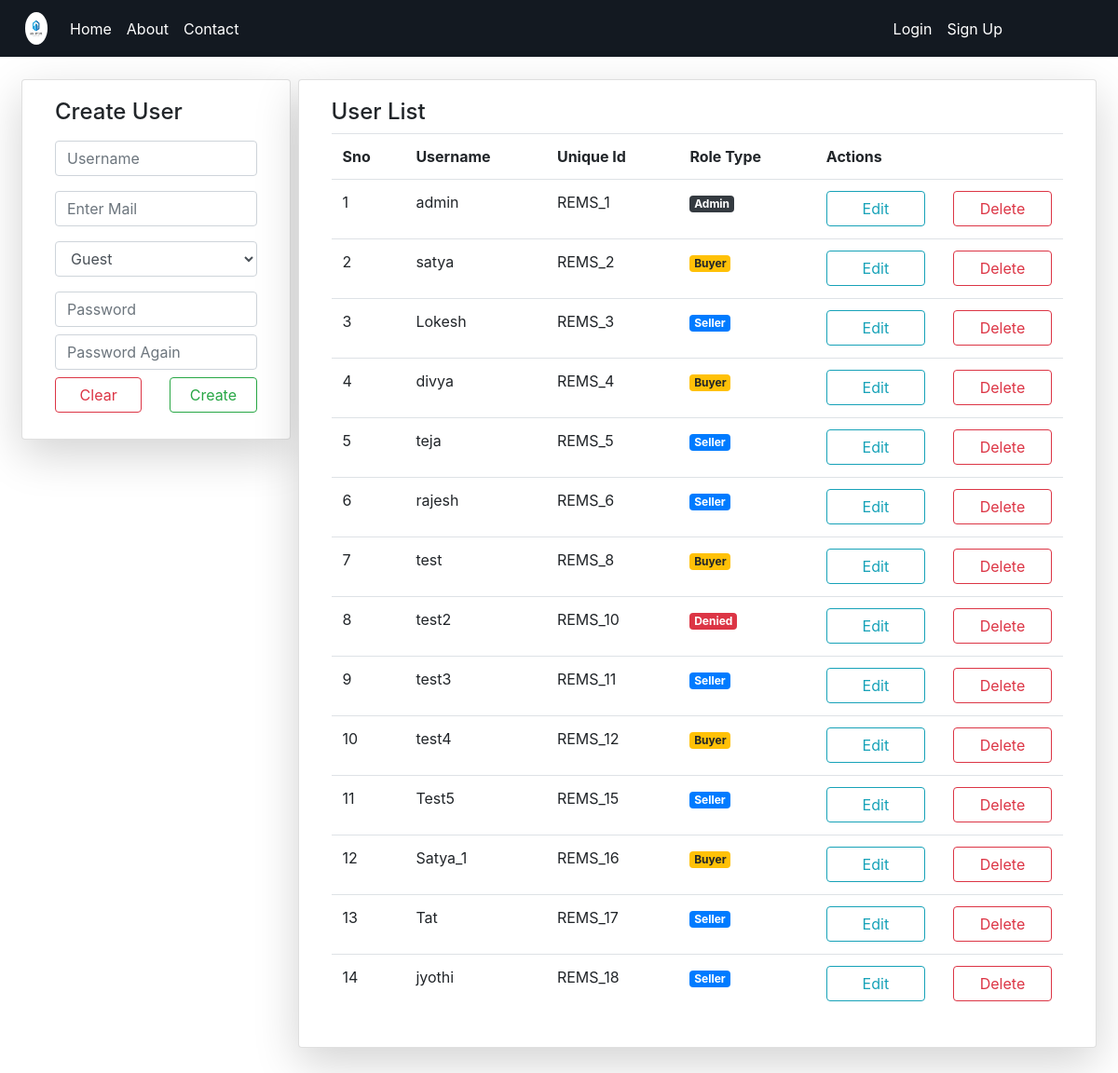
Screenshot of /usrlst/ with the database file from the repository.
### RApp/models.py (models this page shows)
class User(AbstractUser):
    g = [
        ('0','--- Select Your Gender ---'),
        ('1','Male'),
        ('2','Female'),
    ]
    c=[
        ('0','Guest'),
        ('1','Buyer'),
        ('2','Seller'),
        ('3','Deny')
    ]
    mble = models.CharField(max_length=10,null=True,blank=True)
    gdr = models.CharField(choices=g,default='0',max_length=5)
    role_type_appl=models.CharField(choices=c,default='0',max_length=5)
    role_type=models.CharField(choices=c,default='0',max_length=5)
    eid=models.CharField(max_length=10)
    pfimg=models.ImageField(upload_to='Profiles/',default='pfle.png')

### RApp/views.py (the view, shortened to what this page needs)
# urls.py: path('usrlst/',views.userlist,name="usrl"),
def userlist(request):
	c = User.objects.all()
	a = User.objects.all()
	for d in a:
		d.eid = "REMS_"+str(d.id)
		d.save()
	j = User.objects.filter(role_type_appl = 1)
	for i in j:
		i.role_type = 1
		i.save()
	n,m = {},{}
	for j in n.values():
		for v in j.items():
			m[v[0]] = v[1]
	s = UslistForm()
	return render(request,'html/userlist.html',{'w':s,'p':m.items(),'k':c})

### RApp/forms.py
class UslistForm(UserCreationForm):
	password1 = forms.CharField(widget=forms.PasswordInput(attrs={"class":"form-control my-2","placeholder":"Password"}))
	password2 = forms.CharField(widget=forms.PasswordInput(attrs={"class":"form-control my-2","placeholder":"Password Again"}))
	class Meta:
		model = User
		fields = ["username","email","role_type"]
		widgets = {
		"username":forms.TextInput(attrs={
			"class":"form-control my-3",
			"placeholder":"Username",
			}),
		"role_type":forms.Select(attrs={
			"class":"form-control my-3",
			}),
		"email":forms.TextInput(attrs={
            "class":"form-control my-3",
			"placeholder":"Enter Mail",
            }),
		}

### templates/html/userlist.html (shortened to what this page needs)
{% extends 'html/base.html' %}
{% block content %}
<div class="container-fluid mt-4">
	<div class="row mx-2">
		<div class="col-md-3 card shadow-lg mr-2 h-100">
			<div class="card-body">
				<h4>Create User</h4>
				<form method="post">
					{% for i in w %}
						{{i}}
					{% endfor %}
					<div class="row mb-2">
						<div class="col">
							<input type="reset" value="Clear" class="btn btn-outline-danger form-control">
						</div>
						<div class="col">
							<input type="submit" value="Create" class="btn btn-outline-success form-control">
						</div>
					</div>
				</form>
			</div>
		</div>
		<div class="col card shadow-lg h-100">
			<div class="card-body">
				<h4>User List</h4>
				<table class="table">
					<tr>
						<th>Sno</th>
						<th>Username</th>
						<th>Unique Id</th>
						<th>Role Type</th>
						<th>Actions</th>
					</tr>
					{% for j in k %}
					<tr>
						<td>{{forloop.counter}}</td>
						<td>{{j.username}}</td>
						<td>{{j.eid}}</td>
						<td>
							{% if j.role_type == '0' %}
								{% if j.is_superuser %}
									<p class="badge badge-dark">Admin</p>
								{% else %}
									<p class="badge badge-info">Guest</p>
								{% endif %}
							{% elif j.role_type == '1' %}
								<p class="badge badge-warning">Buyer</p>
							{% elif j.role_type == '2' %}
								<p class="badge badge-primary">Seller</p>
							{% elif j.role_type == '3' %}
								<p class="badge badge-danger">Denied</p>
							{% endif %}
						</td>
						<td>
							<div class="row">
								<div class="col">
									<a href="{% url 'usp' j.id %}" class="btn btn-outline-info form-control">Edit</a>
								</div>
								<div class="col">
									<a href="{% url 'usd' j.id %}" class="btn btn-outline-danger form-control">Delete</a>
								</div>
							</div>
						</td>
					</tr>
					{% endfor %}
				</table>
			</div>
		</div>
	</div>
	<br>
	<br>
</div>
{% endblock %}

### rows the page displays
User: username "admin", eid "REMS_1", role_type "Admin"
User: username "satya", eid "REMS_2", role_type "Buyer"
User: username "Lokesh", eid "REMS_3", role_type "Seller"
User: username "divya", eid "REMS_4", role_type "Buyer"
User: username "teja", eid "REMS_5", role_type "Seller"
User: username "rajesh", eid "REMS_6", role_type "Seller"
User: username "test", eid "REMS_8", role_type "Buyer"
User: username "test2", eid "REMS_10", role_type "Denied"
User: username "test3", eid "REMS_11", role_type "Seller"
User: username "test4", eid "REMS_12", role_type "Buyer"
User: username "Test5", eid "REMS_15", role_type "Seller"
User: username "Satya_1", eid "REMS_16", role_type "Buyer"
User: username "Tat", eid "REMS_17", role_type "Seller"
User: username "jyothi", eid "REMS_18", role_type "Seller"
